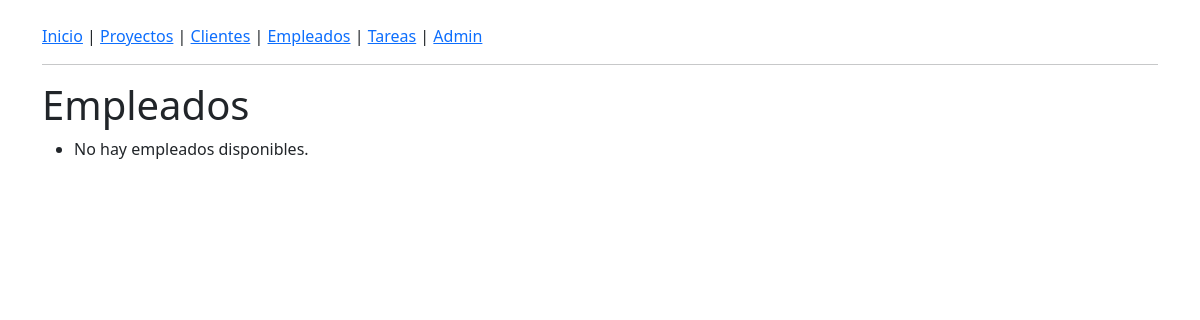
/empleados/, run on an earlier commit of the app's database.
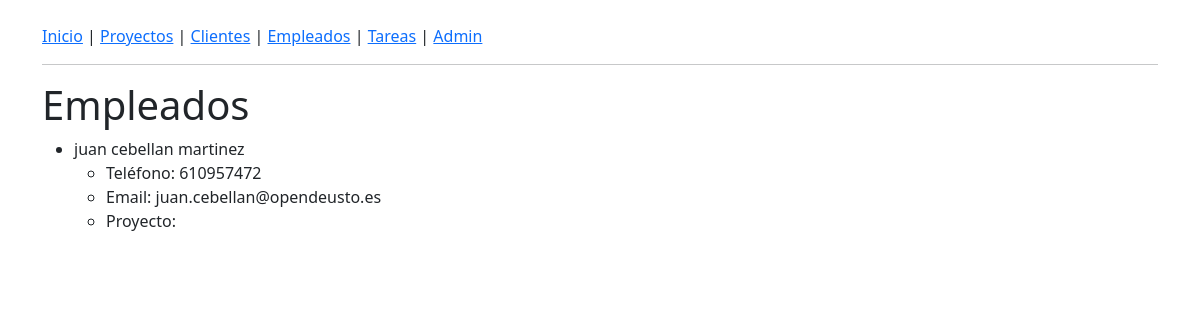
And on a later commit of the database.
### gestion_produccion_G6/models.py (models this page shows, shortened)
class Empleado(models.Model):
    dni = models.CharField(max_length=10, unique=True)
    nombre = models.CharField(max_length=50)
    apellidos = models.CharField(max_length=100)
    email = models.EmailField()
    telefono = models.CharField(max_length=15)

### gestion_produccion_G6/views.py (the view)
# urls.py: path('empleados/', views.EmpleadoListView.as_view(), name='empleado_list'),
class EmpleadoListView(ListView):
    model = Empleado
    template_name = 'empleado_list.html'
    context_object_name = 'empleados'

### gestion_produccion_G6/templates/empleado_list.html (shortened to what this page needs)
{% extends "base.html" %} {% block content %}
<h1>Empleados</h1>
<ul>
  {% for empleado in empleados %}
  <li>{{ empleado.nombre }} {{ empleado.apellidos }}</li>
    <ul>
      <li>Teléfono: {{ empleado.telefono }}</li>
      <li>Email: {{ empleado.email }}</li>
      <li>Proyecto: {{ empleado.proyecto }}</li>
    </ul>
  {% empty %}
  <li>No hay empleados disponibles.</li>
  {% endfor %}
</ul>
{% endblock %}

### gestion_produccion_G6/templates/base.html (shortened to what this page needs)
<!DOCTYPE html>
<html lang="es">
  <head>
    <link
      href="https://cdn.jsdelivr.net/npm/bootstrap@5.3.0/dist/css/bootstrap.min.css"
      rel="stylesheet"
    />
  </head>
  <body>
    <div class="container mt-4">
      <nav>
        <a href="{% url 'landing' %}">Inicio</a> |
        <a href="{% url 'proyecto_list' %}">Proyectos</a> |
        <a href="{% url 'cliente_list' %}">Clientes</a> |
        <a href="{% url 'empleado_list' %}">Empleados</a> |
        <a href="{% url 'tarea_list' %}">Tareas</a> |
        <a href="{% url 'admin:index' %}">Admin</a>
      </nav>
      <hr />
      {% block content %}{% endblock %}
    </div>
  </body>
</html>

What changed in the data, as far as the page shows it:
added Empleado: nombre "juan", apellidos "cebellan martinez", telefono "610957472", email "juan.cebellan@opendeusto.es"
Also different on the page:
text no longer shown: "No hay empleados disponibles."
